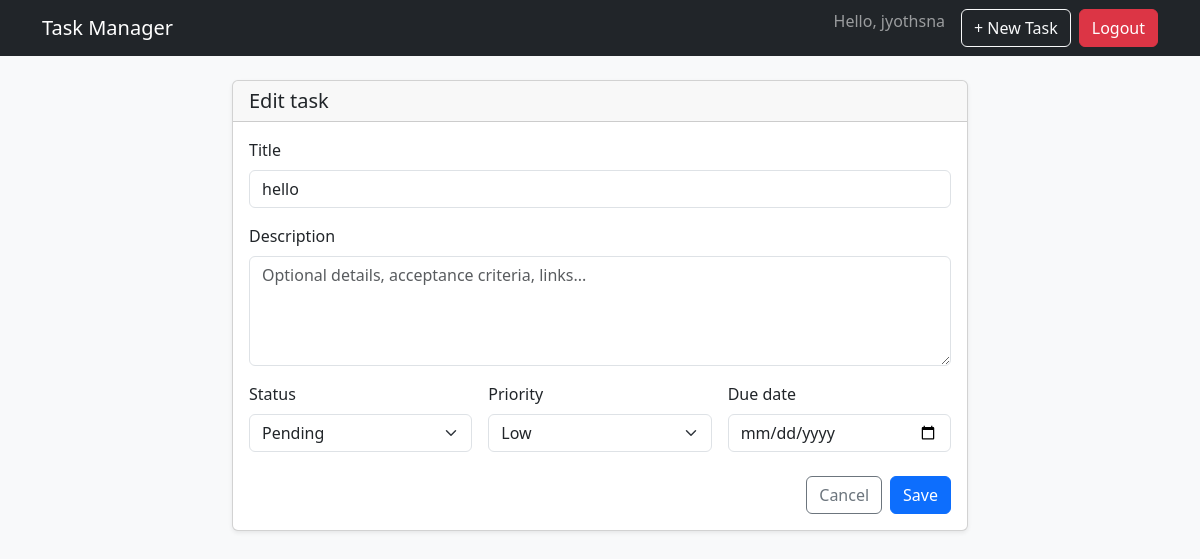
Screenshot of /tasks/2/edit (signed in) with the database file from the repository.
### models.py (models this page shows, shortened)
class User(UserMixin, db.Model):
    __tablename__ = 'users'
    id = db.Column(db.Integer, primary_key=True)
    username = db.Column(db.String(150), unique=True, nullable=False)
    email = db.Column(db.String(150), unique=True, nullable=False)
    password_hash = db.Column(db.String(256), nullable=False)

class Task(db.Model):
    __tablename__ = 'tasks'
    id = db.Column(db.Integer, primary_key=True)
    title = db.Column(db.String(150), nullable=False)
    description = db.Column(db.Text, nullable=True)
    status = db.Column(db.String(20), default='Pending', nullable=False)  # Pending/In Progress/Completed
    priority = db.Column(db.Integer, default=1, nullable=False)  # 1=Low, 2=Medium, 3=High
    due_date = db.Column(db.Date, nullable=True)
    created_at = db.Column(db.DateTime, default=datetime.utcnow, nullable=False)
    updated_at = db.Column(db.DateTime, default=datetime.utcnow, onupdate=datetime.utcnow, nullable=False)
    user_id = db.Column(db.Integer, db.ForeignKey('users.id'), nullable=False)
    user = db.relationship('User', backref=db.backref('tasks', lazy=True))

### app.py (the view, shortened to what this page needs)
    @app.route('/tasks/<int:task_id>/edit', methods=['GET', 'POST'])
    @login_required
    def edit_task(task_id):
        task = Task.query.filter_by(id=task_id, user_id=current_user.id).first_or_404()
        form = TaskForm(obj=task)
        return render_template('task_form.html', form=form, heading='Edit task')

### forms.py
class TaskForm(FlaskForm):
    title = StringField('Title', validators=[DataRequired(), Length(max=150)])
    description = TextAreaField('Description', validators=[Optional(), Length(max=2000)])
    status = SelectField('Status', choices=[('Pending', 'Pending'), ('In Progress', 'In Progress'), ('Completed', 'Completed')])
    priority = SelectField('Priority', choices=[('1', 'Low'), ('2', 'Medium'), ('3', 'High')], coerce=int)
    due_date = DateField('Due date', validators=[Optional()], format='%Y-%m-%d')
    submit = SubmitField('Save')

### templates/task_form.html (shortened to what this page needs)
{% extends 'base.html' %}
{% block content %}
<div class="row justify-content-center">
  <div class="col-md-8">
    <div class="card shadow-sm">
      <div class="card-header">
        <h5 class="mb-0">{{ heading }}</h5>
      </div>
      <div class="card-body">
        <form method="post" novalidate>
          <div class="mb-3">
            <label class="form-label" for="{{ form.title.id }}">{{ form.title.label }}</label>
            {{ form.title(class_='form-control', placeholder='E.g., Prepare sprint planning doc') }}
          </div>
          <div class="mb-3">
            <label class="form-label" for="{{ form.description.id }}">{{ form.description.label }}</label>
            {{ form.description(class_='form-control', rows=4, placeholder='Optional details, acceptance criteria, links...') }}
          </div>
          <div class="row g-3">
            <div class="col-md-4">
              <label class="form-label" for="{{ form.status.id }}">{{ form.status.label }}</label>
              {{ form.status(class_='form-select') }}
            </div>
            <div class="col-md-4">
              <label class="form-label" for="{{ form.priority.id }}">{{ form.priority.label }}</label>
              {{ form.priority(class_='form-select') }}
            </div>
            <div class="col-md-4">
              <label class="form-label" for="{{ form.due_date.id }}">{{ form.due_date.label }}</label>
              {{ form.due_date(class_='form-control', placeholder='YYYY-MM-DD') }}
            </div>
          </div>
          <div class="d-flex justify-content-end gap-2 mt-4">
            <a href="{{ url_for('index') }}" class="btn btn-outline-secondary">Cancel</a>
            {{ form.submit(class_="btn btn-primary") }}
          </div>
        </form>
      </div>
    </div>
  </div>
</div>
{% endblock %}

### templates/base.html (shortened to what this page needs)
<!doctype html>
<html lang="en">
<head>
  <link href="https://cdn.jsdelivr.net/npm/bootstrap@5.3.2/dist/css/bootstrap.min.css" rel="stylesheet">
  <link href="{{ url_for('static', filename='styles.css') }}" rel="stylesheet">
</head>
<body class="bg-light">
<nav class="navbar navbar-expand-lg navbar-dark bg-dark mb-4">
  <div class="container">
    <a class="navbar-brand" href="{{ url_for('index') }}">Task Manager</a>
    <div class="collapse navbar-collapse justify-content-end" id="navbarNav">
      <ul class="navbar-nav">
        {% if current_user.is_authenticated %}
          <li class="nav-item">
            <span class="navbar-text me-3">Hello, {{ current_user.username }}</span>
          </li>
          <li class="nav-item">
            <a class="btn btn-outline-light me-2" href="{{ url_for('create_task') }}">+ New Task</a>
          </li>
          <li class="nav-item">
            <a class="btn btn-danger" href="{{ url_for('logout') }}">Logout</a>
          </li>
        {% endif %}
      </ul>
    </div>
  </div>
</nav>
<main class="container">
  {% block content %}{% endblock %}
</main>
</body>
</html>

### templates/static/styles.css (style rules this page uses)
body { scroll-behavior: smooth; }

### rows the page displays
User: username "jyothsna"
Task: title "hello", status "Pending", priority "Low"

### other values shown
{{ heading }} "Edit task"
